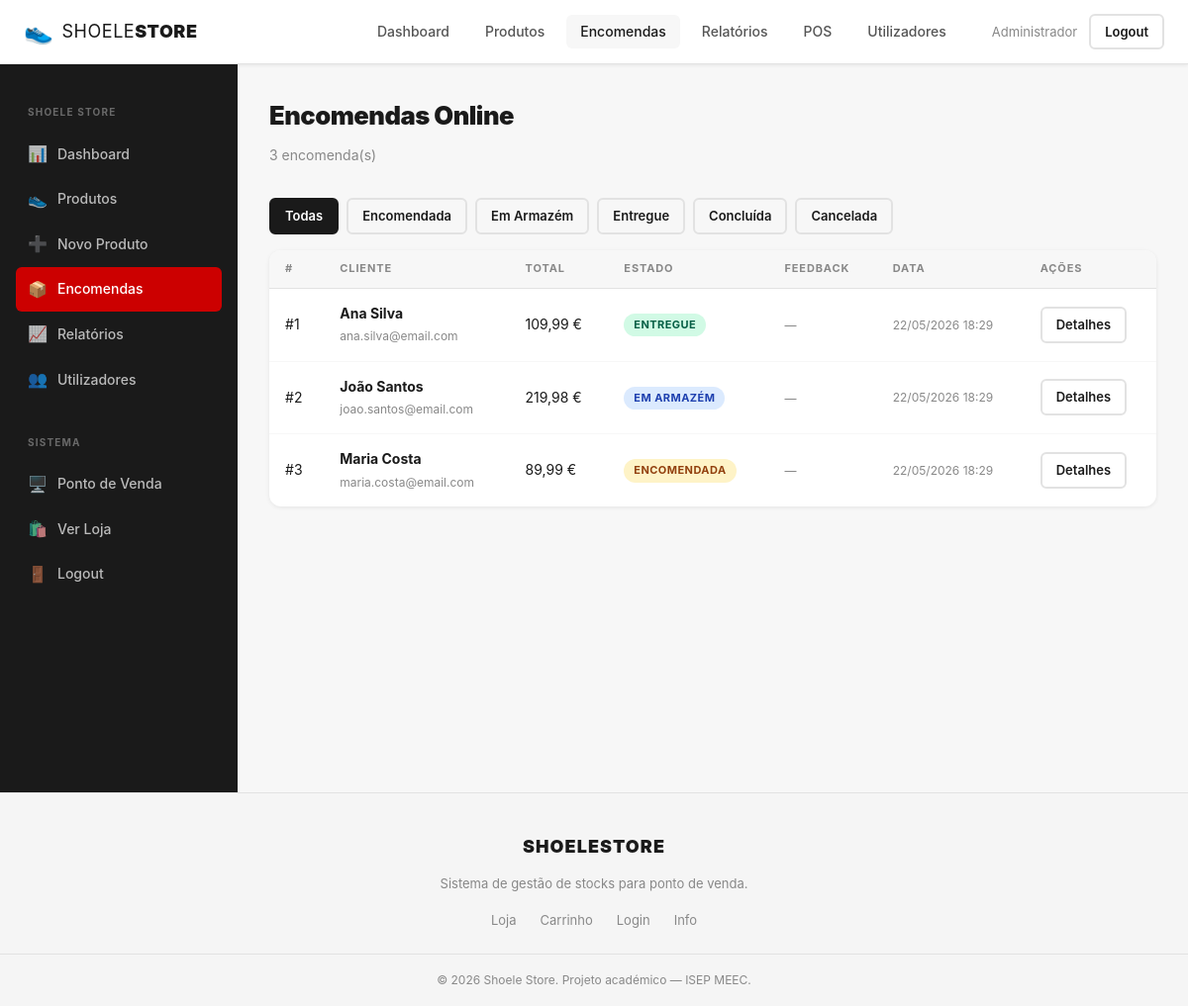
Screenshot of /admin/encomendas.php (signed in) with the database file from the repository.
### tables this page shows
CREATE TABLE orders (
    id                  INT AUTO_INCREMENT PRIMARY KEY,
    customer_id         INT           NOT NULL,
    user_id             INT           NULL     COMMENT 'NULL = encomenda como convidado',
    status              ENUM('encomendada','em_armazem','entregue','cancelada','concluida')
                                      NOT NULL DEFAULT 'encomendada',
    cliente_confirmou   TINYINT(1)    NOT NULL DEFAULT 0     COMMENT '1 = cliente confirmou receção',
    data_confirmacao    DATETIME      NULL     DEFAULT NULL,
    feedback_cliente    TEXT          NULL,
    avaliacao           TINYINT       NULL     DEFAULT NULL  COMMENT '1-5 estrelas',
    total               DECIMAL(10,2) NOT NULL DEFAULT 0.00,
    notes               TEXT          NULL,
    created_at          TIMESTAMP     NOT NULL DEFAULT CURRENT_TIMESTAMP,
    updated_at          TIMESTAMP     NOT NULL DEFAULT CURRENT_TIMESTAMP ON UPDATE CURRENT_TIMESTAMP,
    CONSTRAINT fk_order_customer FOREIGN KEY (customer_id) REFERENCES customers(id),
    CONSTRAINT fk_order_user     FOREIGN KEY (user_id)     REFERENCES users(id) ON DELETE SET NULL
);

CREATE TABLE customers (
    id         INT AUTO_INCREMENT PRIMARY KEY,
    name       VARCHAR(150) NOT NULL,
    email      VARCHAR(150) NOT NULL,
    phone      VARCHAR(20)  NULL,
    address    TEXT         NULL,
    created_at TIMESTAMP    NOT NULL DEFAULT CURRENT_TIMESTAMP
);

### includes/functions.php (called while the page is built, shortened)
<?php
function currentRole(): string {
    return $_SESSION['user']['role'] ?? '';
}
function formatPrice(float $price): string {
    return number_format($price, 2, ',', '.') . ' €';
}
function e(string $str): string {
    return htmlspecialchars($str, ENT_QUOTES | ENT_HTML5, 'UTF-8');
}
function orderStatusBadge(string $status): string {
    return [
        'encomendada' => 'badge-warning',
        'em_armazem'  => 'badge-info',
        'entregue'    => 'badge-success',
        'concluida'   => 'badge-concluida',
        'cancelada'   => 'badge-danger',
    ][$status] ?? 'badge-secondary';
}
function orderStatusLabel(string $status): string {
    return [
        'encomendada' => 'Encomendada',
        'em_armazem'  => 'Em Armazém',
        'entregue'    => 'Entregue',
        'concluida'   => 'Concluída',
        'cancelada'   => 'Cancelada',
    ][$status] ?? $status;
}

### admin/encomendas.php (the view, shortened to what this page needs)
<?php
require_once __DIR__ . '/../includes/functions.php';
require_once __DIR__ . '/includes/admin_nav.php';
$db = getDB();
$filterStatus = $_GET['status'] ?? '';
$allStatuses  = ['encomendada', 'em_armazem', 'entregue', 'concluida', 'cancelada'];
$whereClause  = in_array($filterStatus, $allStatuses, true)
    ? "WHERE o.status = " . $db->quote($filterStatus)
    : '';
try {
    $orders = $db->query("
        SELECT o.id, o.status, o.total, o.created_at, o.updated_at,
               o.cliente_confirmou, o.feedback_cliente,
               c.name, c.email, c.phone
        FROM   orders o
        JOIN   customers c ON c.id = o.customer_id
        $whereClause
        ORDER  BY o.created_at DESC
    ")->fetchAll();
} catch (PDOException $e) {
    $orders = $db->query("
        SELECT o.id, o.status, o.total, o.created_at, o.updated_at,
               0 AS cliente_confirmou, NULL AS feedback_cliente,
               c.name, c.email, c.phone
        FROM   orders o
        JOIN   customers c ON c.id = o.customer_id
        $whereClause
        ORDER  BY o.created_at DESC
    ")->fetchAll();
}
include __DIR__ . '/../includes/header.php';
?>
<div class="admin-layout">
    <?= adminNav('encomendas') ?>
    <div class="admin-content">
        <h1 class="admin-page-title">Encomendas Online</h1>
        <p class="admin-page-subtitle"><?= count($orders) ?> encomenda(s)</p>
        <div style="display:flex; gap:8px; margin-bottom:16px; flex-wrap:wrap;">
            <a href="/admin/encomendas.php" class="btn btn-sm <?= !$filterStatus ? 'btn-primary' : 'btn-outline' ?>">Todas</a>
            <?php foreach ($allStatuses as $s): ?>
                <a href="?status=<?= $s ?>" class="btn btn-sm <?= $filterStatus === $s ? 'btn-primary' : 'btn-outline' ?>"><?= orderStatusLabel($s) ?></a>
            <?php endforeach; ?>
        </div>
        <div class="table-card">
            <table class="data-table">
                <thead>
                    <tr>
                        <th>#</th>
                        <th>Cliente</th>
                        <th>Total</th>
                        <th>Estado</th>
                        <th>Feedback</th>
                        <th>Data</th>
                        <th>Ações</th>
                    </tr>
                </thead>
                <tbody>
                    <?php foreach ($orders as $o): ?>
                        <tr>
                            <td>#<?= $o['id'] ?></td>
                            <td>
                                <strong><?= e($o['name']) ?></strong><br>
                                <span class="text-muted" style="font-size:12px"><?= e($o['email']) ?></span>
                            </td>
                            <td><?= formatPrice((float)$o['total']) ?></td>
                            <td><span class="badge <?= orderStatusBadge($o['status']) ?>"><?= orderStatusLabel($o['status']) ?></span></td>
                            <td>
                                <?php if ($o['feedback_cliente'] ?? null): ?>
                                    <span title="<?= e($o['feedback_cliente']) ?>" style="cursor:help; font-size:16px;">💬</span>
                                <?php else: ?>
                                    <span class="text-muted" style="font-size:12px;">—</span>
                                <?php endif; ?>
                            </td>
                            <td class="text-muted" style="font-size:12px"><?= date('d/m/Y H:i', strtotime($o['created_at'])) ?></td>
                            <td>
                                <a href="?id=<?= $o['id'] ?>" class="btn btn-sm btn-outline">Detalhes</a>
                            </td>
                        </tr>
                    <?php endforeach; ?>
                </tbody>
            </table>
        </div>
    </div>
</div>
<?php include __DIR__ . '/../includes/footer.php'; ?>

### assets/css/style.css (style rules this page uses)
:root { --red: #cc0000; --red-dark: #990000; --black: #111111; --dark: #1a1a1a; --mid: #555555; --muted: #888888; --border: #e2e2e2; --bg: #f7f7f7; --white: #ffffff; --success: #1a8f4e; --warning: #d97706; --info: #1d6fa4; --danger: #c0392b; --radius: 6px; --radius-lg: 12px; --shadow-sm: 0 1px 4px rgba(0,0,0,.08); --shadow-md: 0 4px 16px rgba(0,0,0,.12); --shadow-lg: 0 8px 32px rgba(0,0,0,.16); --transition: .2s ease; --font: -apple-system, BlinkMacSystemFont, 'Segoe UI', Roboto, Helvetica, Arial, sans-serif; }
*, *::before, *::after { box-sizing: border-box; margin: 0; padding: 0; }
html { scroll-behavior: smooth; }
body { font-family: var(--font); font-size: 15px; line-height: 1.6; color: var(--dark); background: var(--bg); -webkit-font-smoothing: antialiased; }
a { color: inherit; text-decoration: none; }
.btn { display: inline-flex; align-items: center; justify-content: center; gap: 8px; padding: 10px 20px; border-radius: var(--radius); font-size: 14px; font-weight: 600; cursor: pointer; border: 2px solid transparent; transition: background var(--transition), color var(--transition), border-color var(--transition), transform var(--transition); white-space: nowrap; text-decoration: none; }
.btn-primary { background: var(--dark); color: var(--white); border-color: var(--dark); }
.btn-outline { background: transparent; color: var(--dark); border-color: var(--border); }
.btn-sm { padding: 6px 14px; font-size: 13px; }
.admin-layout { display: flex; min-height: calc(100vh - 64px); }
.admin-content { flex: 1; padding: 32px; overflow: hidden; }
.admin-page-title { font-size: 1.6rem; font-weight: 900; letter-spacing: -.02em; margin-bottom: 8px; }
.admin-page-subtitle { color: var(--muted); font-size: 14px; margin-bottom: 32px; }
.table-card { background: var(--white); border-radius: var(--radius-lg); box-shadow: var(--shadow-sm); overflow: hidden; margin-bottom: 32px; }
.data-table { width: 100%; border-collapse: collapse; }
.data-table th { text-align: left; padding: 10px 16px; font-size: 11px; font-weight: 700; text-transform: uppercase; letter-spacing: .08em; color: var(--muted); background: var(--bg); border-bottom: 1px solid var(--border); }
.data-table td { padding: 14px 16px; border-bottom: 1px solid var(--bg); font-size: 14px; vertical-align: middle; }
.data-table tr:last-child td { border-bottom: none; }
.badge { display: inline-flex; align-items: center; padding: 3px 10px; border-radius: 100px; font-size: 11px; font-weight: 700; text-transform: uppercase; letter-spacing: .04em; }
.badge-success { background: #d1fae5; color: #065f46; }
.badge-warning { background: #fef3c7; color: #92400e; }
.badge-info { background: #dbeafe; color: #1e40af; }
.text-muted { color: var(--muted); }

### rows the page displays
orders: id "1", customer.name "Ana Silva", customer.email "ana.silva@email.com", total "109,99 €", status "ENTREGUE", created_at "22/05/2026 18:29"
orders: id "2", customer.name "João Santos", customer.email "joao.santos@email.com", total "219,98 €", status "EM ARMAZÉM", created_at "22/05/2026 18:29"
orders: id "3", customer.name "Maria Costa", customer.email "maria.costa@email.com", total "89,99 €", status "ENCOMENDADA", created_at "22/05/2026 18:29"

### other values shown
explode(' ', $user['nome'])[0] "Administrador"
$link['icon'] "📊"
$link['icon'] "👟"
$link['icon'] "➕"
$link['icon'] "📦"
$link['icon'] "📈"
$link['icon'] "👥"
count($orders) "3"
orderStatusLabel($s) "Encomendada"
orderStatusLabel($s) "Em Armazém"
orderStatusLabel($s) "Entregue"
orderStatusLabel($s) "Concluída"
orderStatusLabel($s) "Cancelada"
